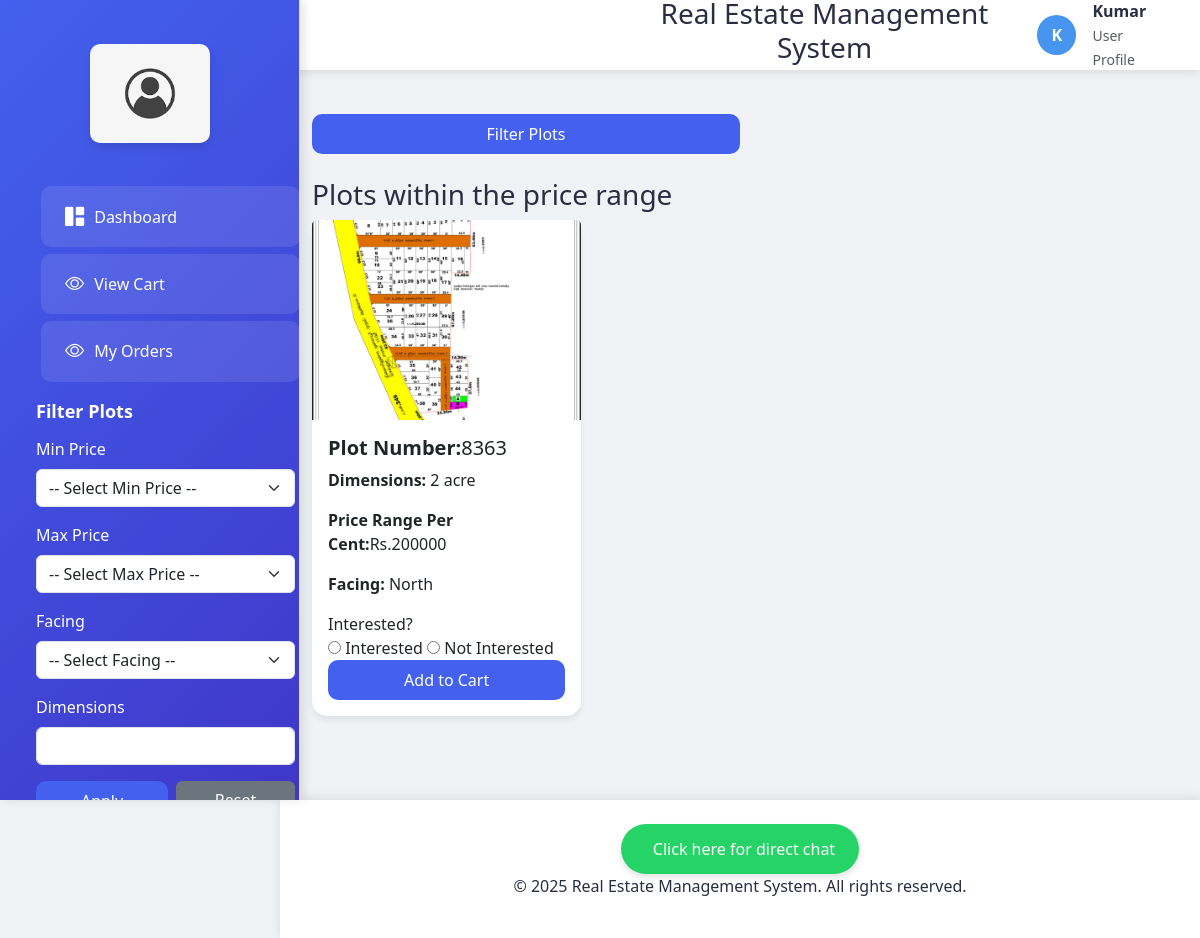
Page /dashboard/ (signed in) on the committed database.
### properties/models.py (models this page shows, shortened)
class Plot(models.Model):
    state = models.ForeignKey('State', on_delete=models.CASCADE, related_name='plots')
    district = models.ForeignKey('District', on_delete=models.CASCADE, related_name='plots')
    taluk = models.ForeignKey('Taluk', on_delete=models.CASCADE, related_name='plots')
    revenue_village = models.ForeignKey('RevenueVillage', on_delete=models.CASCADE, related_name='plots')
    owner = models.CharField(max_length=255)
    survey_no = models.CharField(max_length=100)
    subdivision = models.CharField(max_length=100, blank=True, null=True)
    plot_number = models.CharField(max_length=100, unique=True)
    dimensions = models.CharField(max_length=100)
    facing = models.CharField(max_length=100)
    price_range = models.CharField(max_length=100)
    land_image = models.ImageField(upload_to='land_images/', blank=True, null=True)  # Image field for land image

### properties/views.py (the view)
# urls.py: path('dashboard/', views.user_dashboard, name='user_dashboard'),
@login_required
def user_dashboard(request):
    price_range_min = request.GET.get('price_range_min', '')  # Min price for filtering
    price_range_max = request.GET.get('price_range_max', '')  # Max price for filtering
    facing = request.GET.get('facing', '')
    dimensions = request.GET.get('dimensions', '')
    plots = Plot.objects.all()
    if price_range_min:
        try:
            price_range_min = int(price_range_min)  # Ensure the price range is treated as an integer
            plots = plots.filter(price_range__gte=price_range_min)  # Greater than or equal to min price
        except ValueError:
            pass  # Ignore invalid price range input
    if price_range_max:
        try:
            price_range_max = int(price_range_max)  # Ensure the price range is treated as an integer
            plots = plots.filter(price_range__lte=price_range_max)  # Less than or equal to max price
        except ValueError:
            pass  # Ignore invalid price range input
    if facing:
        plots = plots.filter(facing__iexact=facing)
    if dimensions:
        plots = plots.filter(dimensions__icontains=dimensions)
    context = {
        'plots': plots,
        'price_range_min': price_range_min,
        'price_range_max': price_range_max,
        'facing': facing,
        'dimensions': dimensions,
    }
    return render(request, 'dashboard.html', context)

### properties/templates/dashboard.html (shortened to what this page needs)
{% extends 'base.html' %}
{% block content %}
<header class="d-flex justify-content-between align-items-center w-50 py-4">
    <button class="btn btn-primary" data-bs-toggle="modal" data-bs-target="#filterModal">Filter Plots</button>
</header>
<section id="plots-list">
    <h3>Plots within the price range</h3>
    <div class="row">
        {% for plot in plots %}
        <div class="col-md-4 mb-4">
            <div class="card">
                <a href="{% url 'single_image_view' pk=plot.id %}"><img src="{{ plot.land_image.url }}"
                     alt="Plot Image"
                     class="card-img-top rotate-image"
                     style="max-height: 200px; object-fit: cover; cursor: pointer;"
                     ></a>
                <div class="card-body">
                    <h5 class="card-title"><strong>Plot Number:</strong>{{ plot.plot_number }}</h5>
                    <p><strong>Dimensions:</strong> {{ plot.dimensions }}</p>
                    <p><strong>Price Range Per Cent:</strong>Rs.{{ plot.price_range }}</p>
                    <p><strong>Facing:</strong> {{ plot.facing }}</p>
                    <div class="form-group">
                        <label for="interest-{{ plot.id }}">Interested?</label><br>
                        <input type="radio" id="interested-{{ plot.id }}" name="interest-{{ plot.id }}" value="interested"> Interested
                        <input type="radio" id="not-interested-{{ plot.id }}" name="interest-{{ plot.id }}" value="not-interested"> Not Interested
                    </div>
                    <button class="btn btn-primary add-to-cart-btn" data-plot-id="{{ plot.id }}">Add to Cart</button>
                </div>
            </div>
        </div>
        {% empty %}
        <div class="col-12">
            <p class="text-center">No plots match the selected filters.</p>
        </div>
        {% endfor %}
    </div>
</section>
{% endblock %}

### properties/templates/base.html (shortened to what this page needs)
{% load static %}
<!DOCTYPE html>
<html lang="en">
<head>
    <link href="https://cdn.jsdelivr.net/npm/bootstrap@5.3.0-alpha1/dist/css/bootstrap.min.css" rel="stylesheet">
    <link rel="stylesheet" href="https://cdn.jsdelivr.net/npm/bootstrap-icons@1.11.1/font/bootstrap-icons.css">
</head>
<body>
    <nav class="sidebar">
        <div class="logo-container">
            <img src="{% static 'images/logo4.png' %}" alt="Logo">
        </div>
        <div class="nav flex-column">
            <a class="nav-link active" href="{% url 'user_dashboard' %}">
                <i class="bi bi-grid-1x2-fill"></i>
                <span>Dashboard</span>
            </a>
            <a class="nav-link active" href="{% url 'view_cart' %}">
                <i class="bi bi-eye"></i>
                <span>View Cart</span>
            </a>
            <a class="nav-link active" href="{% url 'my_orders' %}">
                <i class="bi bi-eye"></i>
                <span>My Orders</span>
            </a>
            <div class="filter-section p-3">
                <h5 class="filter-title">Filter Plots</h5>
                <form method="GET" action="{% url 'user_dashboard' %}">
                    <div class="mb-3">
                        <label for="price_range_min" class="form-label">Min Price</label>
                        <select id="price_range_min" name="price_range_min" class="form-select">
                            <option value="">-- Select Min Price --</option>
                        </select>
                    </div>
                    <div class="mb-3">
                        <label for="price_range_max" class="form-label">Max Price</label>
                        <select id="price_range_max" name="price_range_max" class="form-select">
                            <option value="">-- Select Max Price --</option>
                        </select>
                    </div>
                    <div class="mb-3">
                        <label for="facing" class="form-label">Facing</label>
                        <select id="facing" name="facing" class="form-select">
                            <option value="">-- Select Facing --</option>
                        </select>
                    </div>
                    <div class="mb-3">
                        <label for="dimensions" class="form-label">Dimensions</label>
                        <input type="text" id="dimensions" name="dimensions" class="form-control" value="{{ dimensions }}">
                    </div>
                    <div class="d-flex gap-2">
                        <button type="submit" class="btn btn-primary">Apply Filter</button>
                        <a href="{% url 'user_dashboard' %}" class="btn btn-secondary">Reset</a>
                    </div>
                </form>
            </div>
        </div>
    </nav>
    <header class="main-header">
        <div class="header-content">
            <h3 class="text-center" style="margin-left:300px;">Real Estate Management System</h3>
            <div class="user-profile">
                <div class="user-avatar">
                    {{ user.username|make_list|first|upper }}
                </div>
                <div class="d-none d-md-block">
                    <div class="fw-bold">{{ user.username }}</div>
                    <small class="text-muted">User Profile</small>
                </div>
            </div>
        </div>
    </header>
    <main class="main-content">
        {% block content %}
        {% endblock %}
    </main>
<footer class="footer">
    <div class="footer-content">
        <a
            class="qlwapp-toggle whatsapp-link"
            href="https://web.whatsapp.com/send?phone=&amp;text=Hello!%20Istuti"
            target="_blank"
            role="button">
            <span>Click here for direct chat</span>
        </a>
        <p class="footer-text">&copy; 2025 Real Estate Management System. All rights reserved.</p>
    </div>
</footer>
</body>
</html>

### properties/templates/base.html (style rules this page uses)
:root { --primary-color: #4361ee; --secondary-color: #3f37c9; --accent-color: #4895ef; --text-color: #2b2d42; --bg-light: #f8f9fa; --sidebar-width: 280px; }
body { font-family: 'Segoe UI', system-ui, -apple-system, sans-serif; background-color: #f0f2f5; color: var(--text-color); }
.sidebar { position: fixed; top: 0; left: 0; height: 100vh; width: var(--sidebar-width); background: linear-gradient(135deg, var(--primary-color), var(--secondary-color)); color: white; padding-top: 1rem; z-index: 1000; box-shadow: 4px 0 10px rgba(0, 0, 0, 0.1); transition: all 0.3s ease; }
.sidebar .logo-container { padding: 1.5rem; text-align: center; margin-bottom: 1rem; }
.sidebar .logo-container img { width: 120px; height: auto; border-radius: 10px; box-shadow: 0 4px 8px rgba(0, 0, 0, 0.1); }
.nav-link { color: rgba(255, 255, 255, 0.8); padding: 1rem 1.5rem; margin: 0.2rem 1rem; border-radius: 10px; transition: all 0.3s ease; display: flex; align-items: center; gap: 10px; }
.nav-link:hover, .nav-link.active { background-color: rgba(255, 255, 255, 0.1); color: white; transform: translateX(5px); }
.nav-link i { font-size: 1.2rem; }
.main-header { position: fixed; top: 0; right: 0; left: var(--sidebar-width); height: 70px; background: white; box-shadow: 0 2px 10px rgba(0, 0, 0, 0.1); z-index: 999; padding: 0 2rem; }
.header-content { display: flex; justify-content: space-between; align-items: center; height: 100%; }
.user-profile { display: flex; align-items: center; gap: 1rem; }
.user-avatar { width: 40px; height: 40px; border-radius: 50%; background: var(--accent-color); color: white; display: flex; align-items: center; justify-content: center; font-weight: bold; }
.main-content { margin-left: var(--sidebar-width); padding: 90px 2rem 2rem; min-height: 100vh; }
.card { border: none; border-radius: 15px; box-shadow: 0 4px 6px rgba(0, 0, 0, 0.07); transition: transform 0.3s ease; }
.footer { margin-left: var(--sidebar-width); padding: 1.5rem; background: white; text-align: center; box-shadow: 0 -2px 10px rgba(0, 0, 0, 0.1); }
.btn-primary { background: var(--primary-color); border: none; border-radius: 10px; padding: 0.5rem 1.5rem; transition: all 0.3s ease; }
.sidebar { width: 300px; background-color: #f8f9fa; border-right: 1px solid #ddd; position: fixed; top: 0; left: 0; height: 100vh; overflow-y: auto; padding: 20px; }
.filter-section { margin-bottom: 20px; }
.filter-title { font-size: 18px; font-weight: bold; margin-bottom: 15px; }
.btn { width: 100%; }
.footer .whatsapp-link { display: inline-flex; align-items: center; gap: 0.5rem; background-color: #25d366; color: white; font-size: 1rem; font-weight: 500; padding: 0.8rem 1.5rem; border-radius: 30px; text-decoration: none; transition: all 0.3s ease; box-shadow: 0 4px 6px rgba(0, 0, 0, 0.1); }

### properties/templates/dashboard.html (style rules this page uses)
.rotate-image { transition: transform 1s ease; }

### rows in the picture
Plot: land_image (picture), plot_number "8363", dimensions "2 acre", price_range "200000", facing "North"

### other values in the picture
{{ user.username|make_list|first|upper }} "K"
{{ user.username }} "Kumar"
